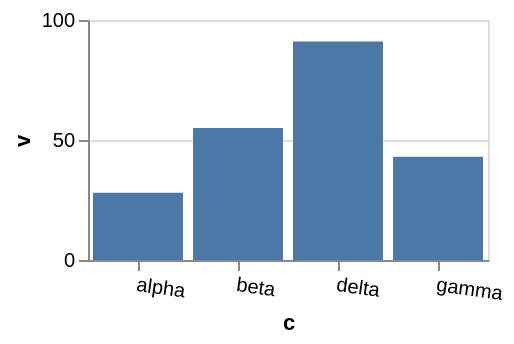

The Vega-Lite source for this figure:
### Vega-Lite specification from a JSON file in a GitHub repository (floating-point values rounded to 4 significant figures)
{"$schema": "https://vega.github.io/schema/vega-lite/v6.json", "width": 200, "height": 120, "data": {"values": [{"c": "alpha", "v": 28, "w": 3, "t": "2024-01-07"}, {"c": "beta", "v": 55, "w": 7, "t": "2024-03-19"}, {"c": "gamma", "v": 43, "w": 5, "t": "2024-06-02"}, {"c": "delta", "v": 91, "w": 9, "t": "2024-09-11"}]}, "mark": "bar", "encoding": {"x": {"field": "c", "type": "nominal"}, "y": {"field": "v", "type": "quantitative"}}, "config": {"axisBand": {"labelAngle": 8}}}
